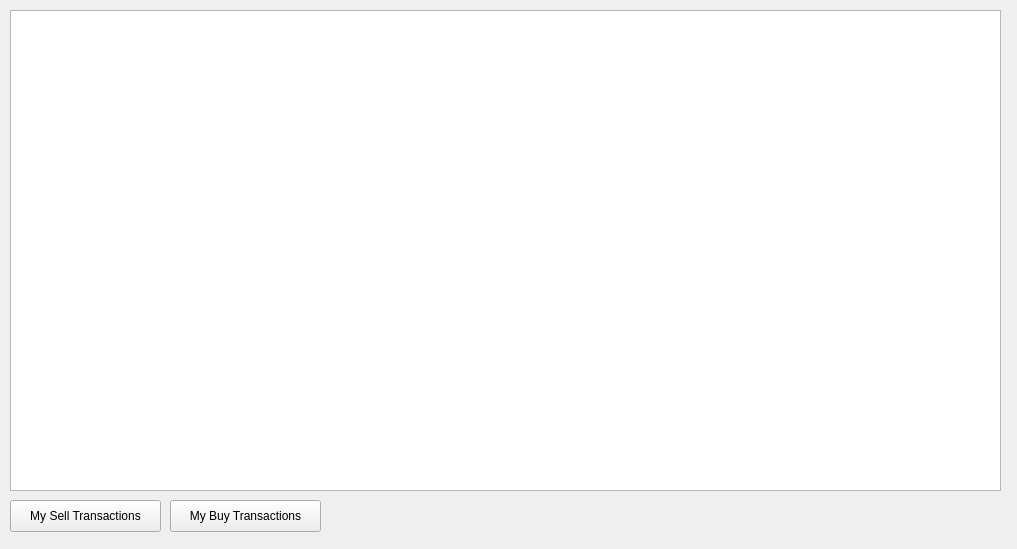
<?xml version="1.0" encoding="UTF-8"?>
<ui version="4.0">
 <class>ViewTransactionsPopup</class>
 <widget class="QDialog" name="ViewTransactionsPopup">
  <property name="geometry">
   <rect>
    <x>0</x>
    <y>0</y>
    <width>1017</width>
    <height>549</height>
   </rect>
  </property>
  <property name="windowTitle">
   <string>Dialog</string>
  </property>
  <widget class="QListWidget" name="TransactionViewer">
   <property name="geometry">
    <rect>
     <x>10</x>
     <y>10</y>
     <width>991</width>
     <height>481</height>
    </rect>
   </property>
  </widget>
  <widget class="QPushButton" name="Sell">
   <property name="geometry">
    <rect>
     <x>10</x>
     <y>500</y>
     <width>151</width>
     <height>32</height>
    </rect>
   </property>
   <property name="text">
    <string>My Sell Transactions</string>
   </property>
   <property name="autoDefault">
    <bool>false</bool>
   </property>
  </widget>
  <widget class="QPushButton" name="Buy">
   <property name="geometry">
    <rect>
     <x>170</x>
     <y>500</y>
     <width>151</width>
     <height>32</height>
    </rect>
   </property>
   <property name="text">
    <string>My Buy Transactions</string>
   </property>
   <property name="autoDefault">
    <bool>false</bool>
   </property>
  </widget>
 </widget>
 <resources/>
 <connections/>
</ui>
